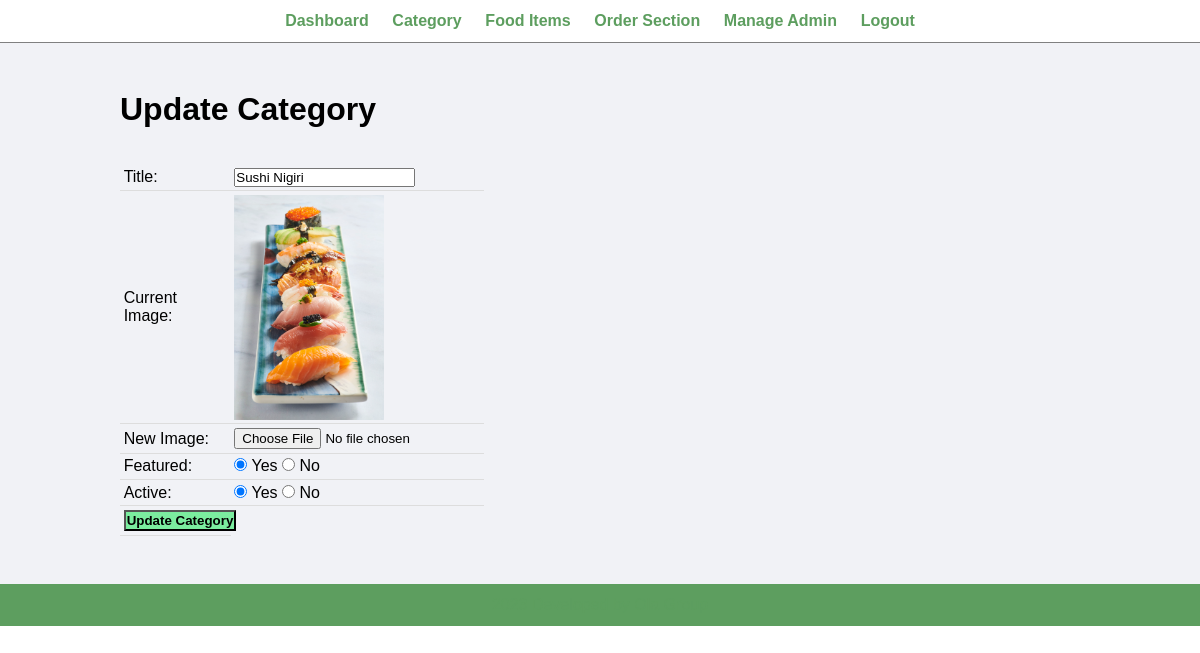
Screenshot of /admin/update-category.php?id=10 with the database file from the repository.
### tables this page shows
CREATE TABLE `tbl_category` (
  `id` int(10) UNSIGNED NOT NULL,
  `title` varchar(100) NOT NULL,
  `image_name` varchar(255) NOT NULL,
  `featured` varchar(10) NOT NULL,
  `active` varchar(10) NOT NULL
);

### admin/update-category.php (the view, shortened to what this page needs)
<?php include('partials/menu.php'); ?>
<div class="main-content">
    <div class="wrapper">
        <h1>Update Category</h1>
        <br><br>
        <?php
            if(isset($_GET['id']))
            {
                $id = $_GET['id'];
                $sql = "SELECT * FROM tbl_category WHERE id=$id";
                $res = mysqli_query($db, $sql);
                $count = mysqli_num_rows($res);
                if($count==1)
                {
                    $row = mysqli_fetch_assoc($res);
                    $title = $row['title'];
                    $current_image = $row['image_name'];
                    $featured = $row['featured'];
                    $active = $row['active'];
                }
                else
                {
                    $_SESSION['no-category-found'] = "<div class='error'>Category not Found.</div>";
                    header('location:'.SITEURL.'admin/manage-category.php');
                }
            }
            else
            {
                header('location:'.SITEURL.'admin/manage-category.php');
            }
        ?>
        <form action="" method="POST" enctype="multipart/form-data">
            <table class="tbl-30">
                <tr>
                    <td>Title: </td>
                    <td>
                        <input type="text" name="title" value="<?php echo $title; ?>">
                    </td>
                </tr>
                <tr>
                    <td>Current Image: </td>
                    <td>
                        <?php
                            if($current_image != "")
                            {
                                ?>
                                <img src="<?php echo SITEURL; ?>images/category/<?php echo $current_image; ?>" width="150px">
                                <?php
                            }
                            else
                            {
                                echo "<div class='error'>Image Not Added.</div>";
                            }
                        ?>
                    </td>
                </tr>
                <tr>
                    <td>New Image: </td>
                    <td>
                        <input type="file" name="image">
                    </td>
                </tr>
                <tr>
                    <td>Featured: </td>
                    <td>
                        <input <?php if($featured=="Yes"){echo "checked";} ?> type="radio" name="featured" value="Yes"> Yes
                        <input <?php if($featured=="No"){echo "checked";} ?> type="radio" name="featured" value="No"> No
                    </td>
                </tr>
                <tr>
                    <td>Active: </td>
                    <td>
                        <input <?php if($active=="Yes"){echo "checked";} ?> type="radio" name="active" value="Yes"> Yes
                        <input <?php if($active=="No"){echo "checked";} ?> type="radio" name="active" value="No"> No
                    </td>
                </tr>
                <tr>
                    <td>
                        <input type="submit" name="submit" value="Update Category" class="btn-secondary">
                    </td>
                </tr>
            </table>
        </form>
    </div>
</div>
<?php include('partials/footer.php'); ?>

### css/admin.css (style rules this page uses)
* { margin: 0; padding: 0; font-family: Arial, Helvetica, sans-serif; }
.wrapper { padding: 1%; width: 80%; margin: 0 auto; }
.tbl-30 { width: 30%; }
table { border-collapse: collapse; width: 100%; }
th, td { padding: 8px; text-align: left; border-bottom: 1px solid #ddd; }
table tr td { padding: 1%; }
.btn-secondary { background-color: #7bed9f; padding: 1%; color: black; text-decoration: none; font-weight: bold; }
.main-content { background-color: #f1f2f6; padding: 3% 0; }

### rows the page displays
tbl_category: title "Sushi Nigiri", image_name (picture), featured "☑", active "☑"
